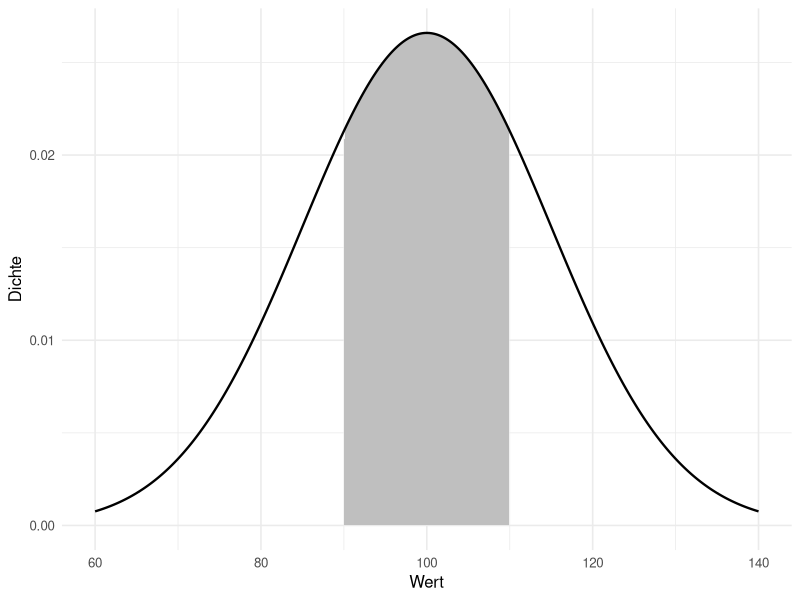

Write the R code that produced this figure.
## ---- chunk 1
#| label: setup-r
#| include: false
library(ggplot2)

theme_set(theme_minimal(base_size = 12))
set.seed(42)
## ---- chunk 2
#| label: fig-dichte-r
#| fig-cap: "Die Fläche unter der Dichte zwischen 90 und 110 ist die Wahrscheinlichkeit, in diesem Bereich zu liegen."
#| fig-height: 3.2
x <- seq(60, 140, length.out = 400)
d <- dnorm(x, mean = 100, sd = 15)
flaeche <- data.frame(x = x[x >= 90 & x <= 110], y = d[x >= 90 & x <= 110])

ggplot(data.frame(x, d), aes(x, d)) +
  geom_area(data = flaeche, aes(x, y), fill = "grey75") +
  geom_line(linewidth = 0.8) +
  labs(x = "Wert", y = "Dichte")
## ---- chunk 3
#| label: flaeche-r
# Die Flaeche laesst sich ueber die Verteilungsfunktion ablesen
pnorm(110, mean = 100, sd = 15) - pnorm(90, mean = 100, sd = 15)
## ---- chunk 4
#| label: gedaechtnislos-r
rate <- 0.5

# P(mehr als 3 warten)
p_ueber_3 <- 1 - pexp(3, rate)
# P(mehr als 8 warten, gegeben es sind schon 5 vergangen)
p_bedingt <- (1 - pexp(8, rate)) / (1 - pexp(5, rate))

round(c(ohne_vorgeschichte = p_ueber_3, mit_vorgeschichte = p_bedingt), 4)
